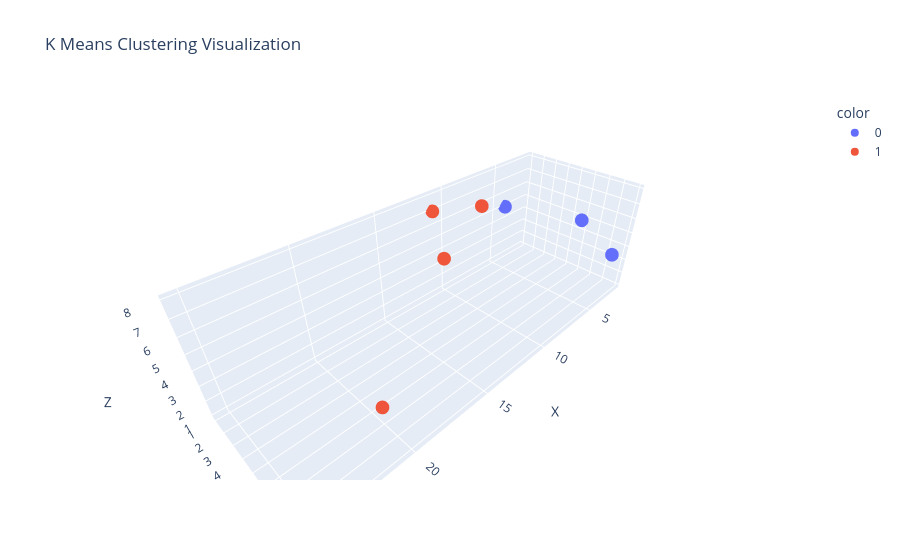

This figure's notebook cell:
### Code cell
fig = px.scatter_3d(data_frame=df, x='X', y='Y', z='Z', color=df['Cluster'].astype(str), hover_data=['Value', 'Cluster'], title='K Means Clustering Visualization', size_max=600)

fig.show()

### Figure 1 — Plotly figure (JSON) as saved in the notebook; plotly's stock layout.template omitted (floating-point values rounded to 4 significant figures)
{"data": [{"customdata": [[2, 0], [4, 0], [3, 0]], "hovertemplate": "color=0<br>X=%{x}<br>Y=%{y}<br>Z=%{z}<br>Value=%{customdata[0]}<br>Cluster=%{customdata[1]}<extra></extra>", "legendgroup": "0", "marker": {"color": "#636efa", "symbol": "circle"}, "mode": "markers", "name": "0", "scene": "scene", "showlegend": true, "type": "scatter3d", "x": [2, 4, 3], "y": [6, 1, 9], "z": [5, 5, 4]}, {"customdata": [[10, 1], [12, 1], [20, 1], [11, 1], [25, 1]], "hovertemplate": "color=1<br>X=%{x}<br>Y=%{y}<br>Z=%{z}<br>Value=%{customdata[0]}<br>Cluster=%{customdata[1]}<extra></extra>", "legendgroup": "1", "marker": {"color": "#EF553B", "symbol": "circle"}, "mode": "markers", "name": "1", "scene": "scene", "showlegend": true, "type": "scatter3d", "x": [10, 12, 20, 11, 25], "y": [4, 3, 7, 1, 8], "z": [8, 5, 2, 7, 1]}], "layout": {"legend": {"title": {"text": "color"}, "tracegroupgap": 0}, "scene": {"domain": {"x": [0, 1], "y": [0, 1]}, "xaxis": {"title": {"text": "X"}}, "yaxis": {"title": {"text": "Y"}}, "zaxis": {"title": {"text": "Z"}}}, "title": {"text": "K Means Clustering Visualization"}}}
